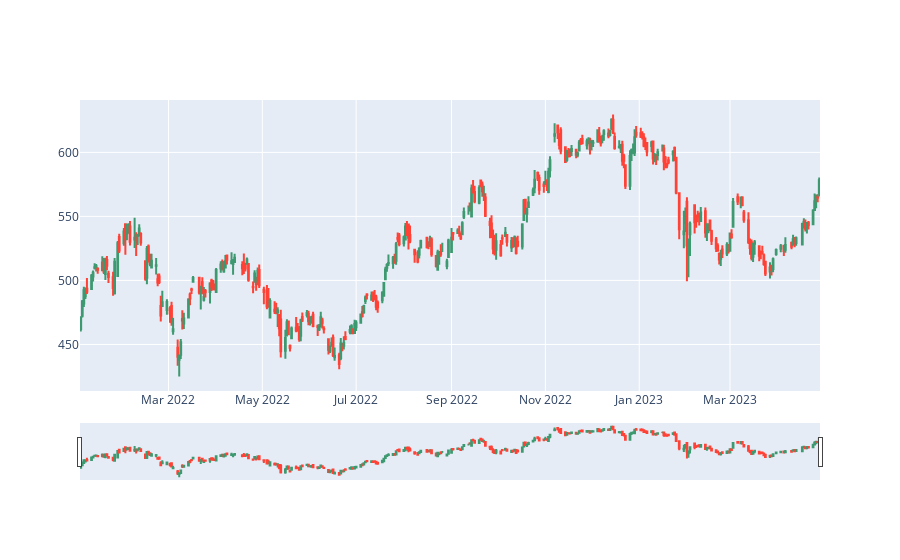

The notebook cell saved with this chart:
### Code cell
# plot candlestick, make candlestick prettier
fig = go.Figure(data=[go.Candlestick(x=df.index, open=df['Open'], high=df['High'], low=df['Low'], close=df['Close'])])
fig

### Figure 1 — Plotly figure (JSON) as saved in the notebook; plotly's stock layout.template omitted (floating-point values rounded to 4 significant figures; data arrays with more than 128 entries replaced by an {"elided": "..."} marker saying what was removed)
{"data": [{"close": {"elided": "327 float values"}, "high": {"elided": "327 float values"}, "low": {"elided": "327 float values"}, "open": {"elided": "327 float values"}, "type": "candlestick", "x": {"elided": "327 str values"}}], "layout": {}}
